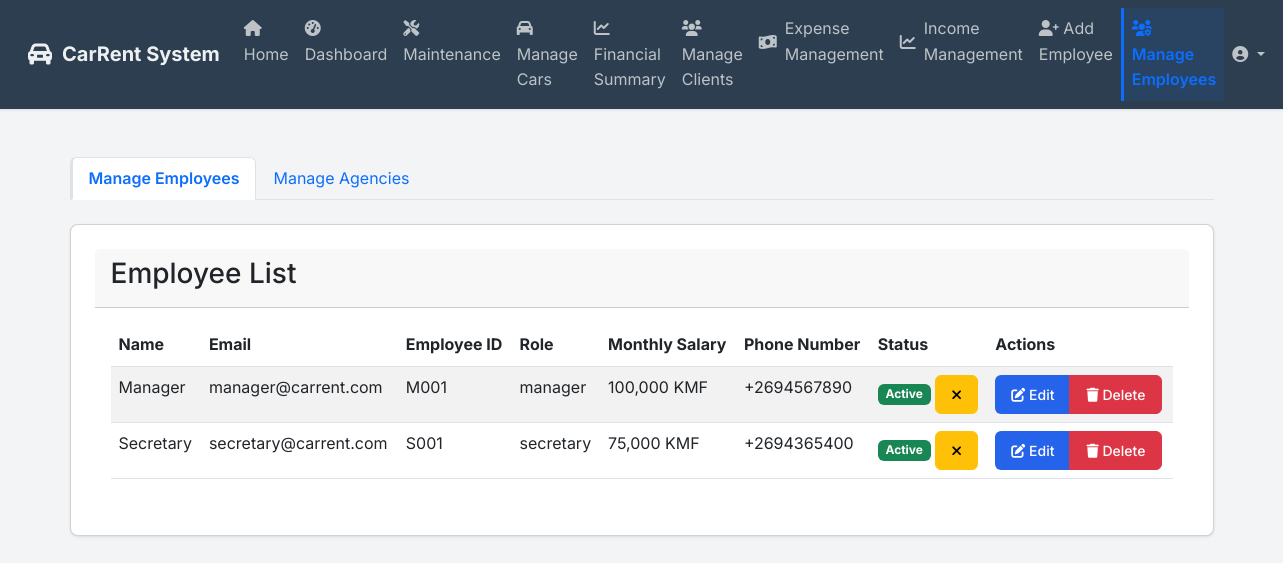
The app's page /manage_employees (signed in) with its own data.
### app/models.py (models this page shows)
class User(db.Model, UserMixin):
    id = db.Column(db.Integer, primary_key=True)
    email = db.Column(db.String(255), nullable=False)
    password = db.Column(db.String(255), nullable=False)
    name = db.Column(db.String(255), nullable=False)
    employee_id = db.Column(db.String(100), unique=True, nullable=False)
    is_admin = db.Column(db.Boolean, default=False)
    role = db.Column(db.String(50), nullable=False, default='employee')  # 'admin', 'manager', 'secretary'
    salary = db.Column(db.Float, nullable=True, default=0.0)  # Employee salary
    phone_number = db.Column(db.String(50), nullable=True)  # Employee phone number
    is_active = db.Column(db.Boolean, default=True)  # New column for active/inactive status
    bookings_created = db.relationship('Booking', backref='employee', lazy=True)
    user_expenses = db.relationship('Expense', backref='user', lazy=True)
    user_incomes = db.relationship('Income', backref='user_income', lazy=True)

### app/routes.py (the view, shortened to what this page needs)
@main.route('/manage_employees', methods=['GET', 'POST'])
@login_required
def manage_employees():
    if not (current_user.is_admin or current_user.role == 'manager'):
        flash('Access denied. Only administrators and managers can manage employees.', 'danger')
        return redirect(url_for('main.dashboard'))
    employees = User.query.filter(
        (User.is_admin == False) & (User.role != 'agency')
    ).all()
    agencies = User.query.filter_by(role='agency').all()
    assigned_car_ids = db.session.query(AgencyVisibleCar.car_id).distinct().all()
    assigned_car_ids = [car_id[0] for car_id in assigned_car_ids]
    cars = Car.query.filter(~Car.id.in_(assigned_car_ids)).all()
    return render_template('manage_employees.html',
                           employees=employees,
                           agencies=agencies,
                           cars=cars)

### app/templates/manage_employees.html (shortened to what this page needs)
{% extends "base.html" %}
{% block content %}
<div class="container-fluid mt-5">
    <div class="row">
        <div class="col-md-12">
            <ul class="nav nav-tabs mb-4" id="managementTabs">
                <li class="nav-item">
                    <a class="nav-link active" data-bs-toggle="tab" href="#employees">Manage Employees</a>
                </li>
                <li class="nav-item">
                    <a class="nav-link" data-bs-toggle="tab" href="#agencies">Manage Agencies</a>
                </li>
            </ul>
            <div class="tab-content">
                <div class="tab-pane fade show active" id="employees">
                    <div class="card">
                        <div class="card-header">
                            <h3 class="card-title">Employee List</h3>
                        </div>
                        <div class="card-body">
                            <table class="table table-striped table-hover">
                                <thead>
                                    <tr>
                                        <th>Name</th>
                                        <th>Email</th>
                                        <th>Employee ID</th>
                                        <th>Role</th>
                                        <th>Monthly Salary</th>
                                        <th>Phone Number</th>
                                        <th>Status</th>
                                        <th>Actions</th>
                                    </tr>
                                </thead>
                                <tbody>
                                    {% for employee in employees %}
                                        {% if not employee.is_admin and employee.role != 'agency' %}
                                        <tr data-employee-id="{{ employee.id }}">
                                            <td>{{ employee.name }}</td>
                                            <td>{{ employee.email }}</td>
                                            <td>{{ employee.employee_id }}</td>
                                            <td>{{ employee.role }}</td>
                                            <td>{{ "{:,.0f} KMF".format(employee.salary) }}</td>
                                            <td>{{ employee.phone_number or 'N/A' }}</td>
                                            <td>
                                                {% if employee.is_active %}
                                                    <span class="badge bg-success employee-status-badge">Active</span>
                                                {% else %}
                                                    <span class="badge bg-danger employee-status-badge">Inactive</span>
                                                {% endif %}
                                                <button class="btn btn-sm btn-toggle-status {% if employee.is_active %}btn-warning{% else %}btn-success{% endif %}"
                                                        data-user-id="{{ employee.id }}"
                                                        title="{% if employee.is_active %}Deactivate{% else %}Activate{% endif %} User">
                                                    <i class="fas {% if employee.is_active %}fa-times{% else %}fa-check{% endif %}"></i>
                                                </button>
                                            </td>
                                            <td>
                                                <div class="btn-group" role="group">
                                                    <button class="btn btn-sm btn-primary edit-employee"
                                                            data-id="{{ employee.id }}"
                                                            data-name="{{ employee.name }}"
                                                            data-email="{{ employee.email }}"
                                                            data-edit_role="{{ employee.role }}"
                                                            data-salary="{{ employee.salary }}"
                                                            data-phone-number="{{ employee.phone_number or '' }}"
                                                            data-employee-id="{{ employee.employee_id }}">
                                                        <i class="fas fa-edit"></i> Edit
                                                    </button>
                                                    <button class="btn btn-sm btn-danger delete-employee" data-id="{{ employee.id }}">
                                                        <i class="fas fa-trash"></i> Delete
                                                    </button>
                                                </div>
                                            </td>
                                        </tr>
                                        {% endif %}
                                    {% endfor %}
                                </tbody>
                            </table>
                        </div>
                    </div>
                </div>
            </div>
        </div>
    </div>
</div>
{% endblock %}

### app/templates/base.html (shortened to what this page needs)
<!DOCTYPE html>
<html lang="en">
<head>
    <link href="https://cdn.jsdelivr.net/npm/bootstrap@5.3.0/dist/css/bootstrap.min.css" rel="stylesheet">
    <link rel="stylesheet" href="{{ url_for('static', filename='css/style.css') }}">
    <link rel="stylesheet" href="https://cdnjs.cloudflare.com/ajax/libs/font-awesome/6.0.0/css/all.min.css">
</head>
<body>
    <nav class="navbar navbar-expand-lg navbar-custom">
        <div class="container-fluid">
            <a class="navbar-brand" href="{{ url_for('main.home') }}">
                <i class="fas fa-car-alt"></i> CarRent System
            </a>
            <div class="collapse navbar-collapse" id="mainNavbar">
                <ul class="navbar-nav me-auto mb-2 mb-lg-0">
                    {% if current_user.is_authenticated %}
                        {% if current_user.role == 'agency' %}
                            <li class="nav-item">
                                <a class="nav-link {% if request.endpoint == 'main.home' %}active{% endif %}" href="{{ url_for('main.home') }}">
                                    <i class="fas fa-home"></i> Home
                                </a>
                            </li>
                        {% else %}
                            <li class="nav-item">
                                <a class="nav-link {% if request.endpoint == 'main.home' %}active{% endif %}" href="{{ url_for('main.home') }}">
                                    <i class="fas fa-home"></i> Home
                                </a>
                            </li>
                            <li class="nav-item">
                                <a class="nav-link {% if request.endpoint == 'main.dashboard' %}active{% endif %}" href="{{ url_for('main.dashboard') }}">
                                    <i class="fas fa-tachometer-alt"></i> Dashboard
                                </a>
                            </li>
                            <li class="nav-item">
                                <a class="nav-link {% if request.endpoint == 'main.maintenance' %}active{% endif %}" href="{{ url_for('main.maintenance') }}">
                                    <i class="fas fa-tools"></i> Maintenance
                                </a>
                            </li>
                            {% if current_user.is_authenticated %}
                                {% if current_user.is_admin or current_user.role == 'manager' %}
                                    <li class="nav-item">
                                        <a class="nav-link {% if request.endpoint == 'main.manage_cars' %}active{% endif %}" href="{{ url_for('main.manage_cars') }}">
                                            <i class="fas fa-car"></i> Manage Cars
                                        </a>
                                    </li>
                                    <li class="nav-item">
                                        <a class="nav-link {% if request.endpoint == 'main.financial_summary' %}active{% endif %}" href="{{ url_for('main.financial_summary') }}">
                                            <i class="fas fa-chart-line"></i> Financial Summary
                                        </a>
                                    </li>
                                {% endif %}
                                {% if current_user.is_authenticated and (current_user.is_admin or current_user.role in ['manager', 'secretary']) %}
                                    <li class="nav-item">
                                        <a class="nav-link {{ 'active' if request.endpoint == 'main.manage_clients' }}" href="{{ url_for('main.manage_clients') }}">
                                            <i class="fas fa-users"></i>
                                            <span>Manage Clients</span>
                                        </a>
                                    </li>
                                {% endif %}
                                {% if current_user.is_admin or current_user.role == 'secretary' %}
                                    <li class="nav-item">
                                        <a class="nav-link {% if request.endpoint == 'main.expense_management' %}active{% endif %}" href="{{ url_for('main.expense_management') }}">
                                            <div class="d-flex align-items-center">
                                                <i class="fas fa-money-bill-wave me-2"></i>
                                                Expense Management
                                            </div>
                                        </a>
                                    </li>
                                    <li class="nav-item">
                                        <a class="nav-link {% if request.endpoint == 'main.view_income_management' %}active{% endif %}" href="{{ url_for('main.view_income_management') }}">
                                            <div class="d-flex align-items-center">
                                                <i class="fas fa-chart-line me-2"></i>
                                                Income Management
                                            </div>
                                        </a>
                                    </li>
                                {% endif %}
                                {% if current_user.is_admin %}
                                    <li class="nav-item">
                                        <a class="nav-link {% if request.endpoint == 'main.add_employee' %}active{% endif %}" href="{{ url_for('main.add_employee') }}">
                                            <i class="fas fa-user-plus"></i> Add Employee
                                        </a>
                                    </li>
                                    <li class="nav-item">
                                        <a class="nav-link {% if request.endpoint == 'main.manage_employees' %}active{% endif %}" href="{{ url_for('main.manage_employees') }}">
                                            <i class="fas fa-users-cog"></i> Manage Employees
                                        </a>
                                    </li>
                                {% endif %}
                            {% endif %}
                        {% endif %}
                    {% endif %}
                </ul>
                <ul class="navbar-nav">
                    {% if current_user.is_authenticated %}
                        <li class="nav-item dropdown">
                            <a class="nav-link dropdown-toggle" href="#" role="button"
                               data-bs-toggle="dropdown">
                                <i class="fas fa-user-circle"></i> {{ current_user.username }}
                            </a>
                        </li>
                    {% else %}
                        <li class="nav-item">
                            <a class="nav-link" href="{{ url_for('auth.login') }}">
                                <i class="fas fa-sign-in-alt"></i> Login
                            </a>
                        </li>
                    {% endif %}
                </ul>
            </div>
        </div>
    </nav>
    <main class="container mt-4">
        {% block content %}{% endblock %}
    </main>
</body>
</html>

### app/static/css/style.css (style rules this page uses)
:root { --primary-color: #2563eb; --secondary-color: #1e40af; --background-color: #f3f4f6; --text-color: #1f2937; --error-color: #dc2626; --success-color: #059669; }
* { margin: 0; padding: 0; box-sizing: border-box; }
body { font-family: 'Inter', sans-serif; background-color: var(--background-color); color: var(--text-color); line-height: 1.6; }
.container { max-width: 1200px; margin: 0 auto; padding: 0 1rem; }
.navbar { background-color: white; box-shadow: 0 1px 3px rgba(0, 0, 0, 0.1); padding: 1rem 0; }
.card { background-color: white; border-radius: 0.5rem; box-shadow: 0 1px 3px rgba(0, 0, 0, 0.1); padding: 1.5rem; margin-bottom: 1rem; }
.btn { display: inline-block; padding: 0.5rem 1rem; border-radius: 0.375rem; font-weight: 500; text-align: center; cursor: pointer; transition: background-color 0.2s; text-decoration: none; }
.btn-primary { background-color: var(--primary-color); color: white; border: none; }

### app/templates/base.html (style rules this page uses)
.navbar-custom { background-color: #2c3e50; padding: 0.5rem 1rem; }
.navbar-custom .navbar-brand { color: #ecf0f1; font-weight: bold; display: flex; align-items: center; }
.navbar-custom .navbar-brand i { margin-right: 10px; font-size: 1.5rem; }
.navbar-custom .nav-link { color: #bdc3c7; transition: color 0.3s ease; }
.navbar-custom .nav-link:hover, .navbar-custom .nav-link.active { color: #ffffff; }
.nav-link.active { background-color: rgba(13, 110, 253, 0.1); color: #0d6efd !important; font-weight: 600; border-left: 3px solid #0d6efd; }
.nav-link.active i { color: #0d6efd; }

### records on screen
User: name "Manager", email "manager@carrent.com", employee_id "M001", role "manager", salary "100,000 KMF", phone_number "+2694567890", is_active "Active"
User: name "Secretary", email "secretary@carrent.com", employee_id "S001", role "secretary", salary "75,000 KMF", phone_number "+2694365400", is_active "Active"
